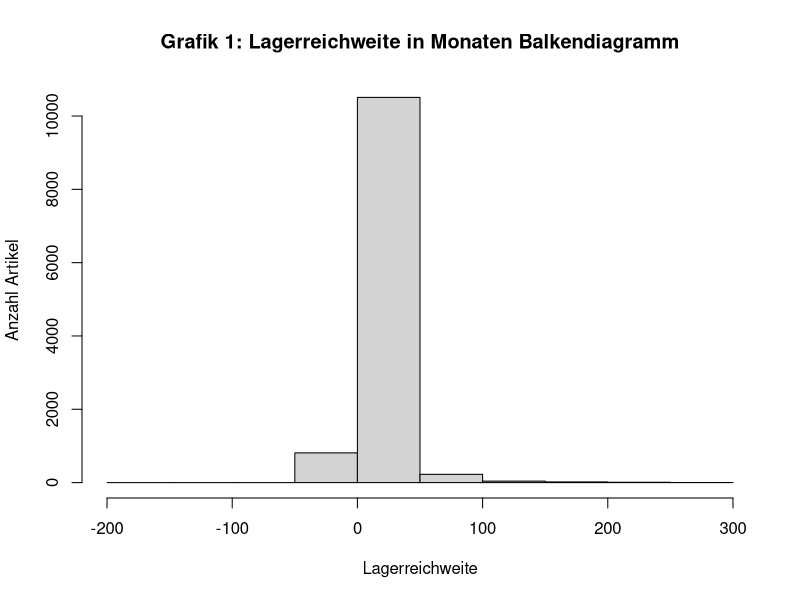
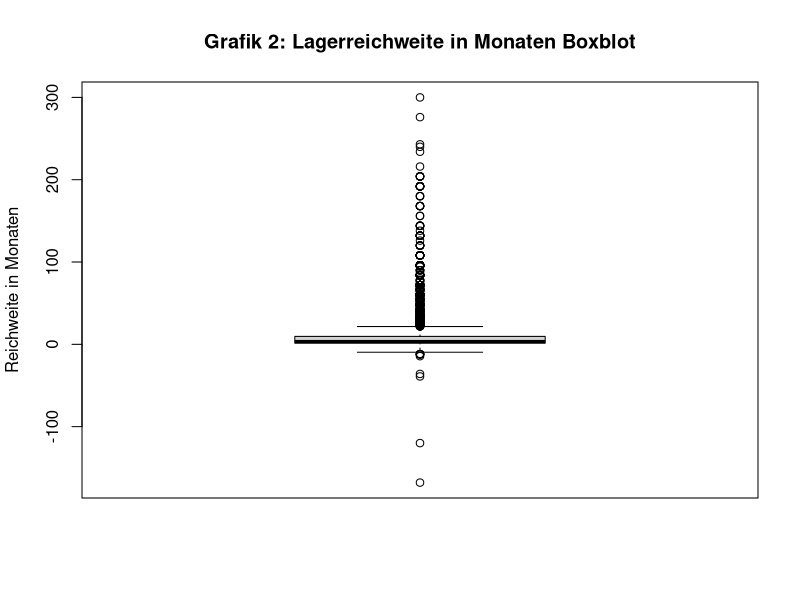
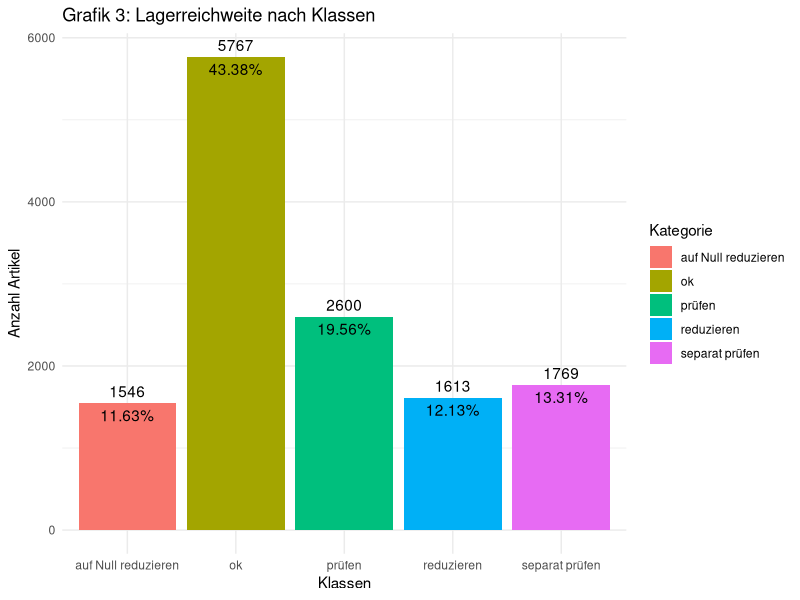
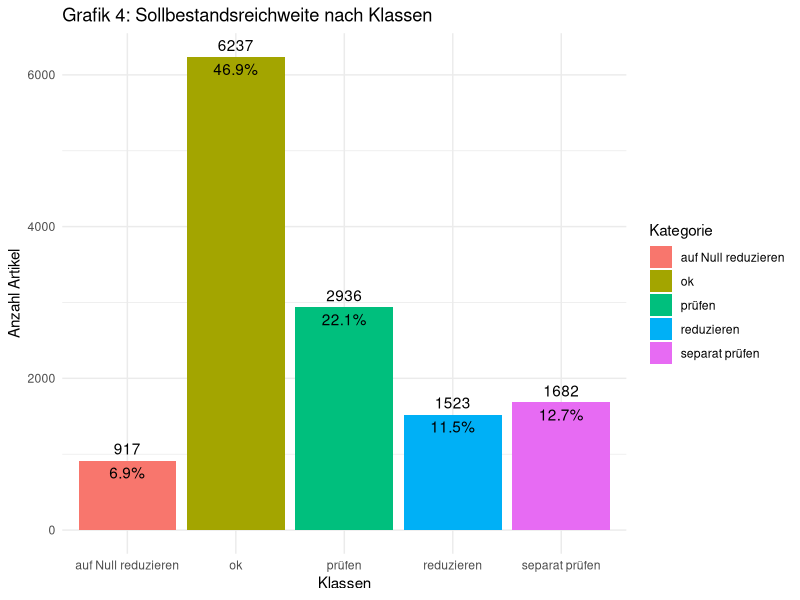
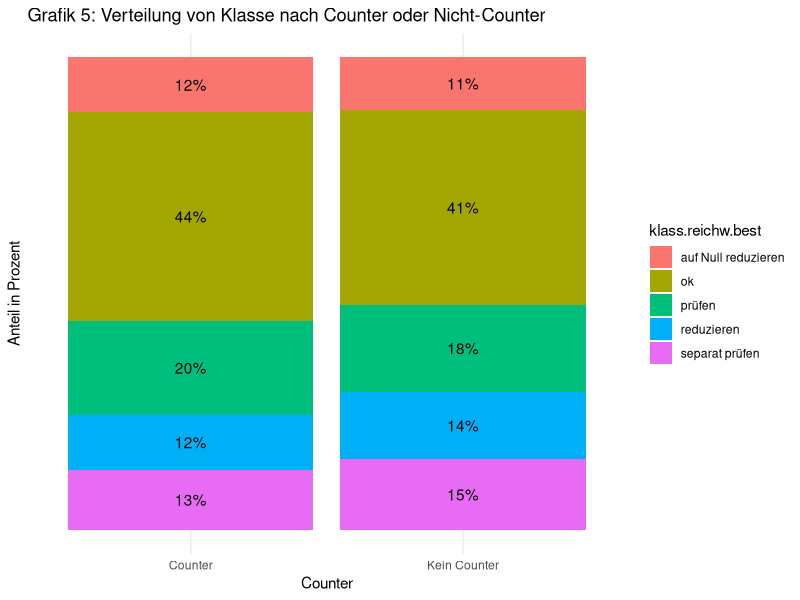
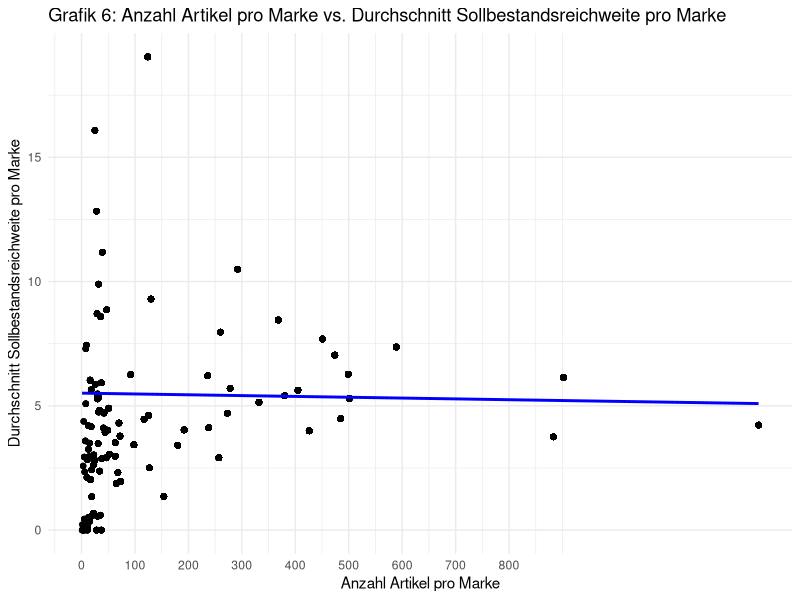
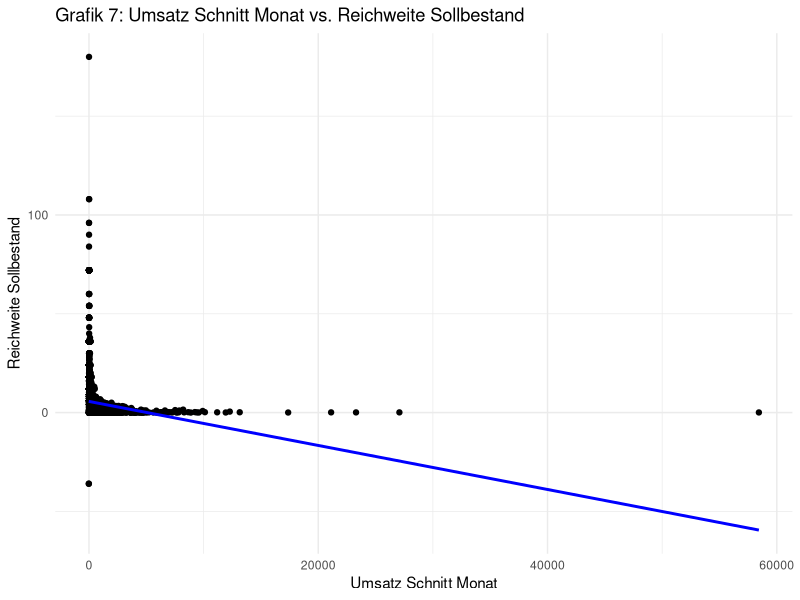
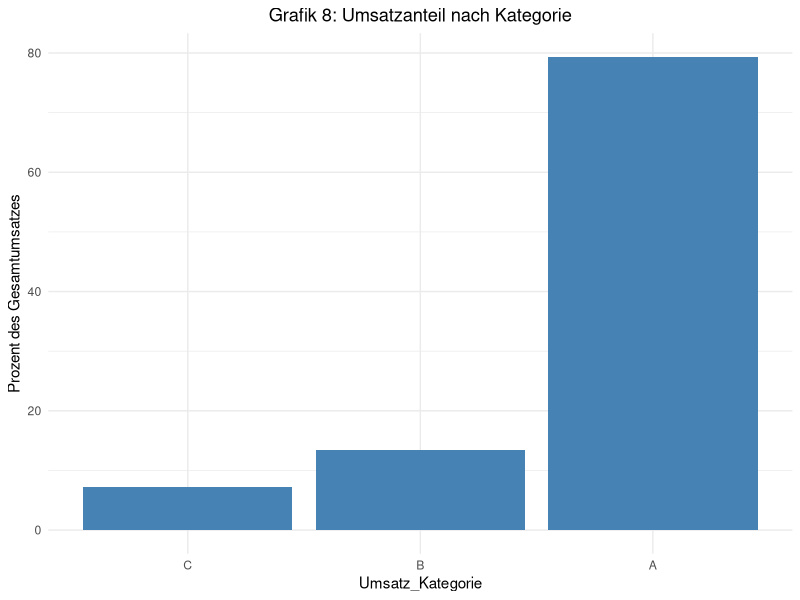

The R script that drew these images, in order:
## ---- chunk 1
knitr::opts_chunk$set(echo = TRUE)
## ---- chunk 2
library(ggplot2)
library(dplyr)
## ---- chunk 3
data <- read.csv2("Datensatz_Semesterarbeit 1.csv")
## ---- chunk 4
head(data)
## ---- chunk 5
View(data)
## ---- chunk 6
sum(is.na(data$Filialendbestand))
sum(is.na(data$Aktueller.Sollbestand))
sum(is.na(data$Datum.erster.Wareneingang))
sum(is.na(data$Absatz.1.Jahr))
## ---- chunk 7
data$Datum.erster.Wareneingang <- as.Date(data$Datum.erster.Wareneingang, format = "%d.%m.%y")
data$Letztes.WE.Datum <- as.Date(data$Letztes.WE.Datum, format = "%d.%m.%y")

## ---- chunk 8
data$VK.Preis.aktuell <- as.numeric(data$VK.Preis.aktuell)

## ---- chunk 9
data$Absatz.1.Jahr <- as.numeric(data$Absatz.1.Jahr)
## ---- chunk 10
head(data)
## ---- chunk 11
data2 <- subset(data, Datum.erster.Wareneingang < "2023-06-02")
## ---- chunk 12
View(data2)
## ---- chunk 13
data2$anzahl.monate.seit.we<- as.integer(difftime("2023-08-31", data2$Datum.erster.Wareneingang, units = "weeks") / 4.33)
## ---- chunk 14
#Reichweite für Bestand
data2$reichweite_bestand <- ifelse(data2$anzahl.monate.seit.we < 12, 
                             (data2$Filialendbestand / (data2$Absatz.1.Jahr / data2$anzahl.monate.seit.we * 12)),
                             (data2$Filialendbestand / (data2$Absatz.1.Jahr / 12)))

#Reichweite für Sollbestand
data2$reichweite_sollb <- ifelse(data2$anzahl.monate.seit.we < 12, 
                            (data2$Aktueller.Sollbestand / (data2$Absatz.1.Jahr / data2$anzahl.monate.seit.we * 12)),
                            (data2$Aktueller.Sollbestand / (data2$Absatz.1.Jahr / 12)))

## ---- chunk 15
mean(data2$reichweite_bestand[is.finite(data2$reichweite_bestand) & !is.na(data2$reichweite_bestand)])
## ---- chunk 16
hist(data2$reichweite_bestand, main = "Grafik 1: Lagerreichweite in Monaten Balkendiagramm", xlab = "Lagerreichweite", ylab = "Anzahl Artikel")
## ---- chunk 17
boxplot(data2$reichweite_bestand, main = "Grafik 2: Lagerreichweite in Monaten Boxblot", ylab = "Reichweite in Monaten")
## ---- chunk 18
data2$klass.reichw.best <- ifelse(is.na(data2$reichweite_bestand) | data2$reichweite_bestand < 0 | is.infinite(data2$reichweite_bestand), "separat prüfen",
                                  ifelse(data2$reichweite_bestand <= 3, "ok",
                                         ifelse(data2$reichweite_bestand <= 6, "prüfen",
                                                ifelse(data2$reichweite_bestand <= 12, "reduzieren", "auf Null reduzieren"))))

## ---- chunk 19
data2$klass.reichw.sollb <- ifelse(is.na(data2$reichweite_sollb) | data2$reichweite_sollb < 0 | is.infinite(data2$reichweite_sollb), "separat prüfen",
                                    ifelse(data2$reichweite_sollb <= 3, "ok",
                                           ifelse(data2$reichweite_sollb <= 6, "prüfen",
                                                  ifelse(data2$reichweite_sollb <= 12, "reduzieren", "auf Null reduzieren"))))
## ---- chunk 20
# Datenframe für das Balkendiagramm erstellen für die Variale klass.reich.best
data_for_plot <- data.frame(Artikelnr. = data2$Artikelnr., Kategorie = data2$klass.reichw.best)

# Erstellen des Balkendiagramms mit ggplot2 und Anzahl und Prozentsätzen
ggplot(data_for_plot, aes(x = Kategorie, fill = Kategorie)) +  # Datenaufbereitung und Darstellungseinstellungen
  geom_bar() +  # Balkendiagramm erstellen
  geom_text(stat = "count", aes(label = ..count..), vjust = -0.5) +  # Anzahl der Artikel über den Balken
  geom_text(stat = "count", aes(label = scales::percent(..count../sum(..count..))),  # Prozentwerte über den Balken
            vjust = 1.5, hjust = 0.5, color = "black") +  # Positionierung und Farbe des Texts
  labs(title = "Grafik 3: Lagerreichweite nach Klassen",  # Titel und Achsenbeschriftungen
       x = "Klassen",
       y = "Anzahl Artikel") +
  theme_minimal()  # Anpassung des Diagrammstils

## ---- chunk 21
# Datenframe für das Balkendiagramm erstellen für die Variale klass.reich.sollb
data_for_plot_2 <- data.frame(Artikelnr. = data2$Artikelnr., Kategorie = data2$klass.reichw.sollb)

# Erstellen des Balkendiagramms mit ggplot2 und Anzahl und Prozentsätzen
ggplot(data_for_plot_2, aes(x = Kategorie, fill = Kategorie)) +  # Datenaufbereitung und Darstellungseinstellungen
  geom_bar() +  # Balkendiagramm erstellen
  geom_text(stat = "count", aes(label = ..count..), vjust = -0.5) +  # Anzahl der Artikel über den Balken
  geom_text(stat = "count", aes(label = scales::percent(..count../sum(..count..))),  # Prozentwerte über den Balken
            vjust = 1.5, hjust = 0.5, color = "black") +  # Positionierung und Farbe des Texts
  labs(title = "Grafik 4: Sollbestandsreichweite nach Klassen",  # Titel und Achsenbeschriftungen
       x = "Klassen",
       y = "Anzahl Artikel") +
  theme_minimal()  # Anpassung des Diagrammstils

## ---- chunk 22
counter_data <- read.csv2("Counter.csv")
## ---- chunk 23
head(counter_data)
## ---- chunk 24
data2 <- data2 %>%
  rename(Marke = Marke.Beschreibung)
## ---- chunk 25
data2 <- data2 %>%
  left_join(counter_data, by = c("Marke" = "Marke"))
## ---- chunk 26
data2$Counter <- ifelse(is.na(data2$Counter), "Kein Counter", data2$Counter)
## ---- chunk 27

# Daten gruppieren und Counter-Werte kategorisieren
ggplot(data2 %>%
         mutate(Counter = ifelse(Counter %in% c("Counter", "Kein Counter"), Counter, "Andere")) %>% # Daten gruppieren und Counter-Werte kategorisieren
         group_by(Counter, klass.reichw.best) %>% # Counter und Nicht-Counter in separate Kategorien unterteilen
         summarise(Count = n(), .groups = "drop") %>% # Die Anzahl der Beobachtungen pro Kategorie zählen
         ungroup() %>% # Gruppierung aufheben
         group_by(Counter) %>% # Erneut gruppieren, um Prozentsätze zu berechnen
         mutate(Percent = (Count / sum(Count)) * 100) %>% # EProzentsätze berechnen
         arrange(Counter, klass.reichw.best),
aes(x = Counter, y = Percent, fill = klass.reichw.best)) + # x, y und fill Variablen festlegen
geom_bar(stat = "identity") + # Balkendiagramm erstellen
geom_text(aes(label = paste0(round(Percent), "%")), position = position_stack(vjust = 0.5)) + # Textbeschriftungen für die Balken hinzufügen
labs(title = "Grafik 5: Verteilung von Klasse nach Counter oder Nicht-Counter", x = "Counter", y = "Anteil in Prozent") + # Diagrammtitel und Achsenbeschriftungen festlegen
scale_y_continuous(breaks = NULL) + # Einstellungen für die y-Achse anpassen (Ticks entfernen)
theme_minimal() # Minimalistisches Design für das Diagramm auswählen



## ---- chunk 28
data2$Anzahl_Artikel_pro_Marke <- ave(data2$Artikelnr., data2$Marke, FUN = length)

## ---- chunk 29
data2 <- data2 %>%
  filter(!is.na(reichweite_sollb) & is.finite(reichweite_sollb)) %>%
  group_by(Marke) %>%
  mutate(durchschnitt_Sollbestandsreichw_pro_marke = mean(reichweite_sollb, na.rm = TRUE)) %>%
  ungroup()
## ---- chunk 30
data2$Anzahl_Artikel_pro_Marke <- as.numeric(data2$Anzahl_Artikel_pro_Marke)
ggplot(data2, aes(x = Anzahl_Artikel_pro_Marke, y = durchschnitt_Sollbestandsreichw_pro_marke)) +
  geom_point() +
  geom_smooth(method = "lm", se = FALSE, color = "blue") +  # Regressionslinie
  labs(title = "Grafik 6: Anzahl Artikel pro Marke vs. Durchschnitt Sollbestandsreichweite pro Marke",
       x = "Anzahl Artikel pro Marke",
       y = "Durchschnitt Sollbestandsreichweite pro Marke") +
  scale_x_continuous(breaks = seq(0, 800, by = 100)) +
  theme_minimal() 
  
## ---- chunk 31
correlation <- cor(data2$Anzahl_Artikel_pro_Marke, data2$durchschnitt_Sollbestandsreichw_pro_marke)
print (correlation)
## ---- chunk 32
data2$VK.Preis.aktuell <- as.numeric(data2$VK.Preis.aktuell)

data2$Umsatz_Schnitt_Monat <- ifelse(data2$anzahl.monate.seit.we < 12, 
                                      ((data2$Absatz.1.Jahr / 12 * data2$anzahl.monate.seit.we) * data2$VK.Preis.aktuell),
                                      ((data2$Absatz.1.Jahr / 12) * data2$VK.Preis.aktuell))

## ---- chunk 33
ggplot(data2, aes(x = Umsatz_Schnitt_Monat, y = reichweite_sollb)) +
  geom_point() +
  geom_smooth(method = "lm", se = FALSE, color = "blue") +  # Regressionslinie
  labs(title = "Grafik 7: Umsatz Schnitt Monat vs. Reichweite Sollbestand",
       x = "Umsatz Schnitt Monat",
       y = "Reichweite Sollbestand") +
  theme_minimal() 
## ---- chunk 34
correlation2 <- cor(data2$Umsatz_Schnitt_Monat, data2$reichweite_sollb)
print (correlation2)
## ---- chunk 35
# Definieren der gewünschten Quantile
quantile <- quantile(data2$Umsatz_Schnitt_Monat, probs = c(0, 0.5, 0.75, 1))

# Kategorisieren der Variable basierend auf den Quantilen
data2$Umsatz_Kategorie <- cut(data2$Umsatz_Schnitt_Monat, 
                              breaks = quantile, 
                              labels = c("C", "B", "A"), 
                              include.lowest = TRUE)
## ---- chunk 36
# Summe der Umsätze für jede Kategorie berechnen
umsatz_summen <- data2 %>%
  group_by(Umsatz_Kategorie) %>%
  summarise(Summe_Umsatz = sum(Umsatz_Schnitt_Monat, na.rm = TRUE))

# Gesamtsumme der Umsätze berechnen
gesamtsumme <- sum(umsatz_summen$Summe_Umsatz)

# Prozentsatz für jede Kategorie berechnen
umsatz_summen <- umsatz_summen %>%
  mutate(Prozent = (Summe_Umsatz / gesamtsumme) * 100)

# Erstellen des Balkendiagramms
ggplot(umsatz_summen, aes(x = Umsatz_Kategorie, y = Prozent)) +
  geom_bar(stat = "identity", fill = "steelblue") +
  labs(title = "Grafik 8: Umsatzanteil nach Kategorie",
       y = "Prozent des Gesamtumsatzes") +
  theme_minimal() +
  theme(plot.title = element_text(hjust = 0.5))  # Titel zentrieren


